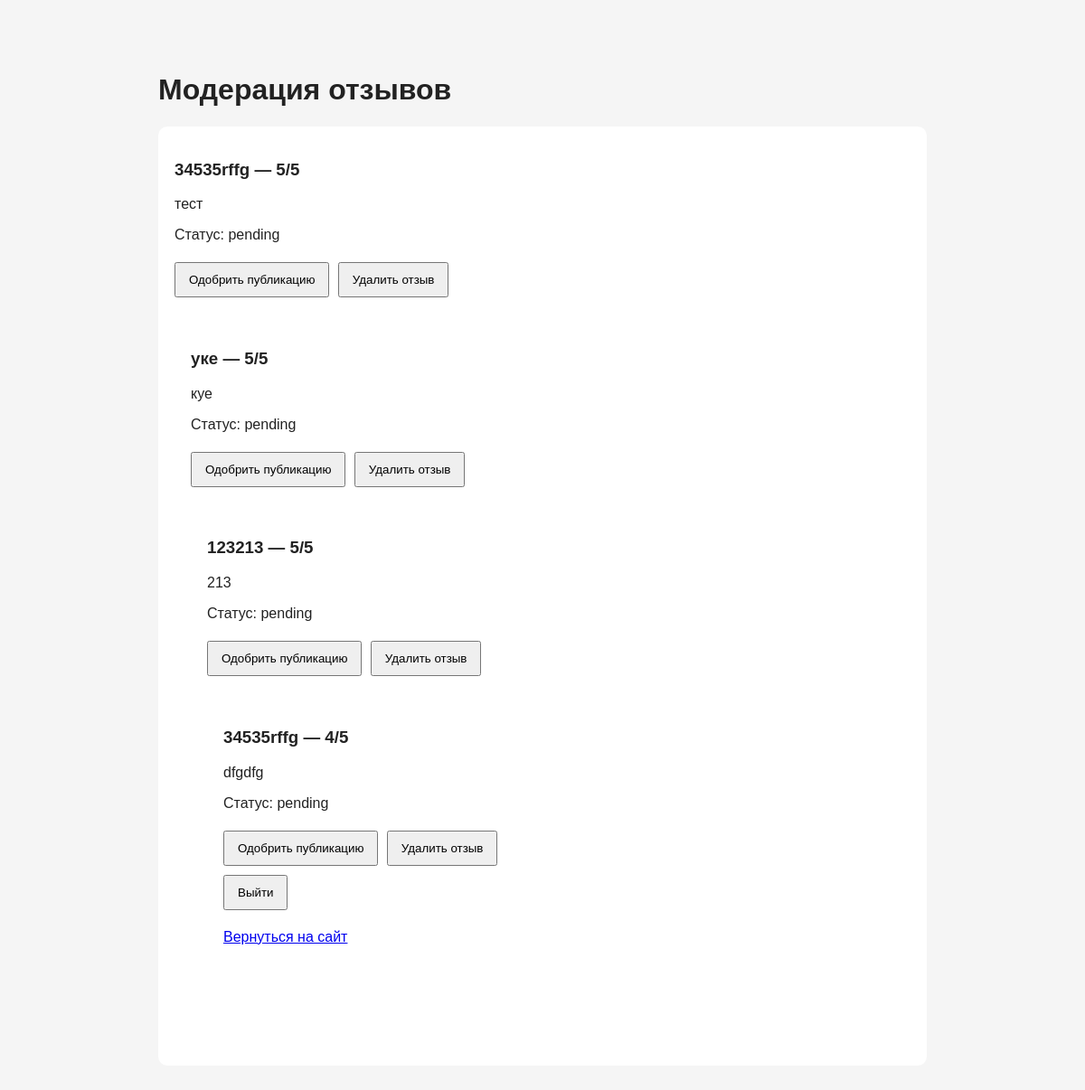
Before: /admin (signed in) with the older database file.
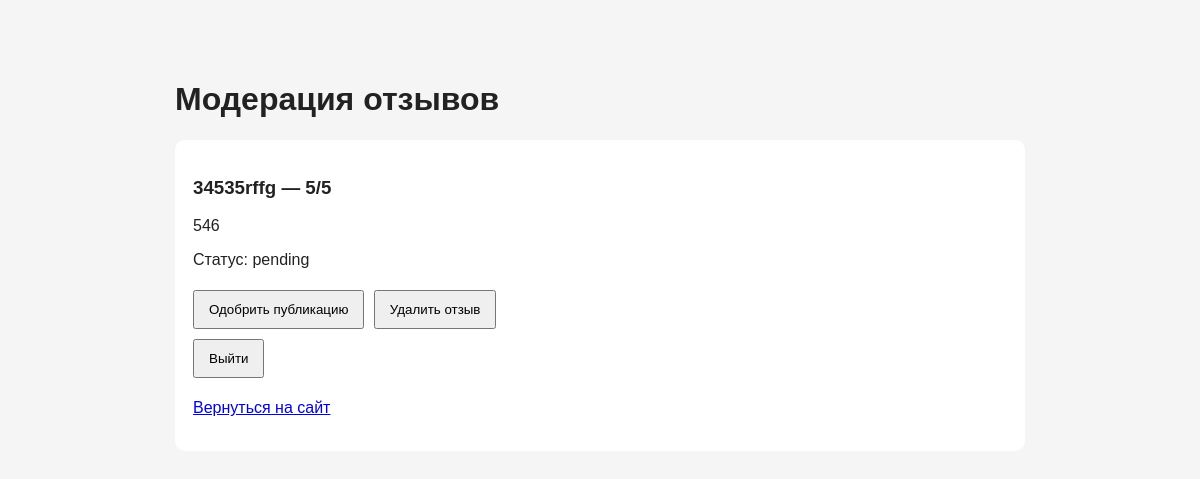
After: the same page with the newer database file.
### tables this page shows
CREATE TABLE reviews (
                id INTEGER PRIMARY KEY AUTOINCREMENT,
                name TEXT NOT NULL,
                rating INTEGER NOT NULL CHECK(rating BETWEEN 1 AND 5),
                text TEXT NOT NULL,
                status TEXT NOT NULL DEFAULT 'pending',
                created_at TEXT NOT NULL
            );

### app.py (the view, shortened to what this page needs)
@app.route("/admin", methods=["GET", "POST"])
def admin():
    if not session.get("is_admin"):
        return render_template(
            "admin.html",
            logged_in=False,
            reviews=[]
        )
    with get_db() as db:
        reviews = db.execute("""
            SELECT id, name, rating, text, status, created_at
            FROM reviews
            ORDER BY
                CASE WHEN status = 'pending' THEN 0 ELSE 1 END,
                id DESC
        """).fetchall()
    return render_template(
        "admin.html",
        logged_in=True,
        reviews=reviews
    )

### app.py (called while the page is built)
def get_db():
    db = sqlite3.connect(DATABASE)
    db.row_factory = sqlite3.Row
    return db

### templates/admin.html (shortened to what this page needs)
<!DOCTYPE html>
<html lang="ru">
<head>
</head>
<body>
    <h1>Модерация отзывов</h1>
    {% if not logged_in %}
        <form method="post" action="{{ url_for('admin') }}">
            <label for="password">Пароль администратора</label><br>
            <input id="password" type="password" name="password" required>
            <br>
            <button type="submit">Войти</button>
        </form>
    {% else %}
        {% for review in reviews %}
            <div class="review">
                <h3>{{ review["name"] }} — {{ review["rating"] }}/5</h3>
                <p>{{ review["text"] }}</p>
                <p>Статус: {{ review["status"] }}</p>
                {% if review["status"] != "approved" %}
    <form method="post"
          action="{{ url_for('moderate_review', review_id=review['id'], action='approve') }}"
          style="display: inline-block;">
        <button type="submit">Одобрить публикацию</button>
    </form>
{% else %}
    <form method="post"
          action="{{ url_for('moderate_review', review_id=review['id'], action='hide') }}"
          style="display: inline-block;">
        <button type="submit">Скрыть отзыв</button>
    </form>
{% endif %}
<form method="post"
      action="{{ url_for('moderate_review', review_id=review['id'], action='delete') }}"
      style="display: inline-block;"
      onsubmit="return confirm('Точно удалить отзыв?')">
    <button type="submit">Удалить отзыв</button>
</form>
        {% else %}
            <p>Пока отзывов нет.</p>
        {% endfor %}
        <form method="post" action="{{ url_for('admin_logout') }}">
            <button type="submit">Выйти</button>
        </form>
    {% endif %}
    <p><a href="/">Вернуться на сайт</a></p>
</body>
</html>

### templates/admin.html (style rules this page uses)
body { font-family: Arial, sans-serif; max-width: 850px; margin: 40px auto; padding: 20px; background: #f5f5f5; color: #222; }
.review { background: white; padding: 18px; margin: 15px 0; border-radius: 10px; }
button { padding: 10px 14px; margin: 5px 5px 5px 0; cursor: pointer; }

Changed rows visible on the page:
removed reviews: name "34535rffg", rating "5", text "тест", status "pending"
removed reviews: name "уке", rating "5", text "куе", status "pending"
removed reviews: name "123213", rating "5", text "213", status "pending"
removed reviews: name "34535rffg", rating "4", text "dfgdfg", status "pending"
added reviews: name "34535rffg", rating "5", text "546", status "pending"
